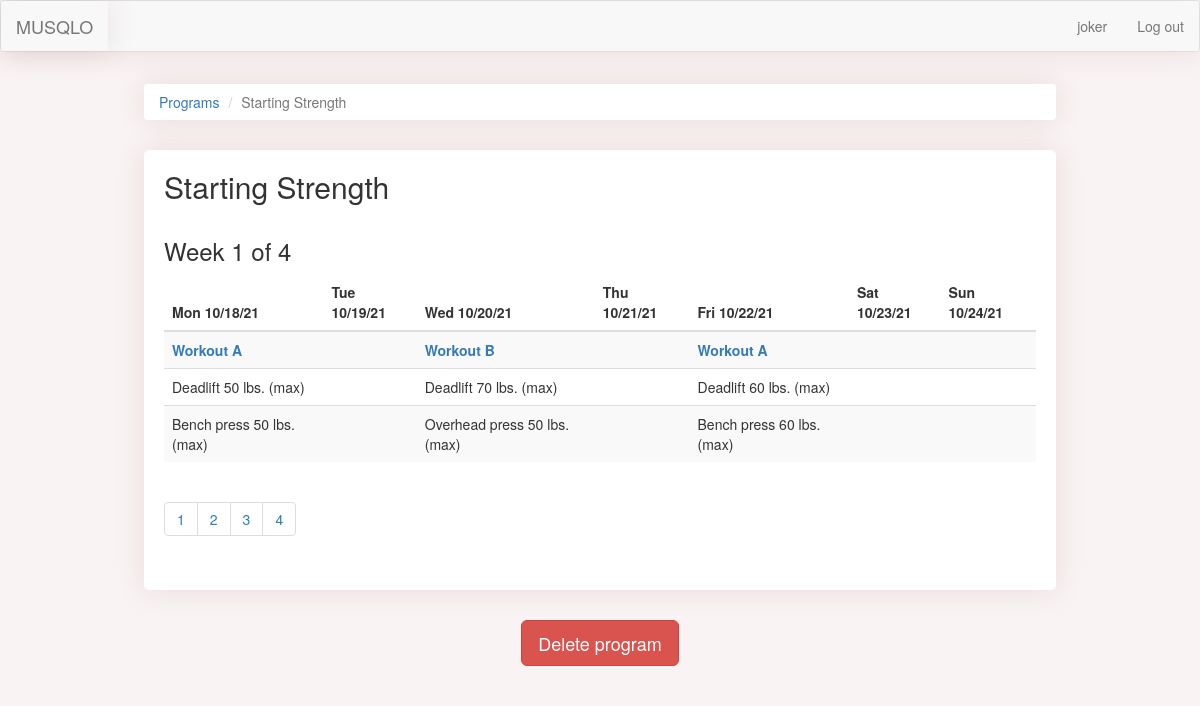
The app's page /programs/1/week/1 (signed in) with its own data.
### main.py (models this page shows)
class User(UserMixin, db.Model):
    __tablename__ = "users"
    id = Column(Integer, primary_key=True)
    email = Column(String(100), unique=True)
    password = Column(String(100))
    name = Column(String(100))
    program_templates = relationship("ProgramTemplate", back_populates="user")
    programs = relationship("Program", back_populates="user")

class Program(db.Model):
    __tablename__ = "programs"
    id = Column(Integer, primary_key=True)
    user_id = Column(Integer, ForeignKey("users.id"))
    user = relationship("User", back_populates="programs")
    name = Column(String(200), nullable=False)
    weeks = Column(Integer, nullable=False)
    workouts = relationship("Workout", back_populates="parent_program")

class Workout(db.Model):
    __tablename__ = "workouts"
    id = Column(Integer, primary_key=True)
    name = Column(String(200), nullable=False)
    week = Column(Integer, nullable=False)
    date = Column(Date, nullable=False)
    program_id = Column(Integer, ForeignKey("programs.id"))
    parent_program = relationship("Program", back_populates="workouts")
    exercises = relationship("Exercise", back_populates="parent_workout")

### main.py (the view)
@app.route("/programs/<int:program_id>/week/<int:week>", methods=["GET", "POST"])
@protect_program_week
def show_program(program_id, week):
    current_program = Program.query.get(program_id)
    earliest_workout = Workout.query.filter(Workout.parent_program == current_program, Workout.week == week).group_by(
        Workout.date).first()
    first_day_of_week = earliest_workout.date
    while first_day_of_week.weekday() != 0:
        first_day_of_week -= timedelta(1)
    days_of_the_week = [(first_day_of_week + timedelta(num)).strftime("%a %m/%d/%y") for num in range(7)]
    most_workouts_in_one_day = 0
    daily_workouts = []
    for day in range(7):
        workouts = [workout for workout in current_program.workouts if workout.week == week and workout.date.weekday() == day]
        if len(workouts) > most_workouts_in_one_day:
            most_workouts_in_one_day = len(workouts)
        daily_workouts.append(workouts)
    workout_layers = []
    for num in range(most_workouts_in_one_day):
        workout_layer = []
        for workouts in daily_workouts:
            try:
                new_workout = workouts[num]
            except IndexError:
                workout_layer.append(0)
            else:
                workout_layer.append(new_workout)
        workout_layers.append(workout_layer)
    exercise_layers = []
    for workout_layer in workout_layers:
        most_exercises_in_layer = 0
        for element in workout_layer:
            if isinstance(element, Workout):
                if len(element.exercises) > most_exercises_in_layer:
                    most_exercises_in_layer = len(element.exercises)
        exercise_layer = []
        for row_number in range(most_exercises_in_layer):
            row = []
            for day_number in range(7):
                element = workout_layer[day_number]
                if isinstance(element, Workout):
                    try:
                        new_exercise = element.exercises[row_number]
                    except IndexError:
                        row.append(0)
                    else:
                        exercise_weights = [set.weight for set in new_exercise.sets]
                        row.append(f"{new_exercise.type} {max(exercise_weights)} lbs. (max)")
                else:
                    row.append(0)
            exercise_layer.append(row)
        exercise_layers.append(exercise_layer)
    return render_template("show-program.html",
                           days_of_the_week=days_of_the_week,
                           program=current_program,
                           weeks=current_program.weeks,
                           current_week=week,
                           workout_layers=workout_layers,
                           exercise_layers=exercise_layers
                           )

### main.py (called while the page is built)
@login_manager.user_loader
def load_user(user_id):
    return User.query.get(int(user_id))

def protect_program_week(f):
    @wraps(f)
    def decorated_function(program_id, week, *args, **kwargs):
        requested_program = Program.query.get(program_id)
        if requested_program.user_id != current_user.id:
            return abort(403)
        return f(program_id, week, *args, **kwargs)
    return decorated_function

### templates/show-program.html
{% extends 'bootstrap/base.html' %}
{% block content %}
{% include "header.html" %}
<ol class="breadcrumb">
  <li><a href="{{url_for('dashboard')}}">Programs</a></li>
  <li class="active">{{program.name}}</li>
</ol>
<div class="card">
    <h2 class="card-title">{{ program.name }}</h2>
    <h3>Week {{ current_week }} of {{ weeks }}</h3>
    <div class="table-responsive">
    <table class="table table-striped">
        <thead>
            <tr>
                {% for day in days_of_the_week: %}
                <th>{{day}}</th>
                {% endfor %}
            </tr>
        </thead>
        <tbody>
        {% for n in range(workout_layers|length):%}
            <tr>
                {% for element in workout_layers[n]: %}
                    {% if element is integer: %}
                        <td></td>
                    {% else: %}
                        <td><a href=" {{ url_for('show_workout', workout_id=element.id) }}"><b>{{element.name}}</b></a></td>
                    {% endif %}
                {% endfor %}
            </tr>
            {% for row in exercise_layers[n]:%}
                <tr>
                    {% for cell in row %}
                         {% if cell is integer: %}
                            <td></td>
                        {% else: %}
                            <td>{{cell}}</td>
                        {% endif %}
                    {% endfor %}
                </tr>
            {% endfor %}
        {% endfor %}
        </tbody>
    </table>
    </div>
    <nav aria-label="Pagination">
      <ul class="pagination">
        {% for week in range(1, (weeks + 1)): %}
          <li class="page-item"><a class="page-link" href="{{url_for('show_program', program_id=program.id, week=week)}}">{{ week }}</a></li>
        {% endfor %}
      </ul>
    </nav>
</div>
<div class="text-center">
    <a href="{{url_for('delete_program', program_id=program.id)}}" class="btn btn-danger btn-lg" role="button">Delete program</a>
</div>
{% include "footer.html" %}
{% endblock %}

### templates/header.html (shortened to what this page needs)
<!DOCTYPE html>
<html lang="en">
<head>
    <link href="{{ url_for('static', filename='css/styles.css')}}" rel="stylesheet">
</head>
<body>
<nav class="navbar navbar-default" role="navigation">
  <div class="navbar-header">
    <a class="navbar-brand" href="{{url_for('home')}}">MUSQLO</a>
  </div>
  <div class="collapse navbar-collapse" id="navbar-links">
  <ul class="nav navbar-nav navbar-right">
    {% if current_user.is_authenticated: %}
    <li><a href="{{url_for('user')}}">{{ current_user.name }}</a></li>
    <li><a href="{{url_for('logout')}}">Log out</a></li>
    {% else: %}
    <li><a href="{{ url_for('login') }}">Log in</a></li>
    <li><a href="{{ url_for('register') }}">Register</a></li>
    {% endif %}
  </ul>
  </div>
</nav>
<div class="container-fluid">

### static/css/styles.css (style rules this page uses)
body { background-color: #F9F3F3; }
.container-fluid { padding: 1% 12%; }
.card { background-color: #FFFFFF; border-radius: 5px; box-shadow: 0px 0 30px rgba(112, 1, 20, 0.1); padding: 0 20px 30px; margin-bottom: 30px; }
.breadcrumb { background-color: #FFFFFF; box-shadow: 0px 0 30px rgba(112, 1, 20, 0.1); margin-bottom: 30px; }
.card-title { padding: 20px 0 15px; margin: 0 0 8px 0; }
.navbar-collapse { box-shadow: 0px 0 30px rgba(112, 1, 20, 0.1); }
.navbar-header { box-shadow: 0px 0 30px rgba(112, 1, 20, 0.1); }

### records on screen
User: name "joker"
Program: name "Starting Strength"
Workout: name "Workout A"
Workout: name "Workout B"
Workout: name "Workout A"

### other values on screen
{{ current_week }} "1"
{{ weeks }} "4"
{{ day }} "Mon 10/18/21" "Tue 10/19/21" "Wed 10/20/21" "Thu 10/21/21" "Fri 10/22/21" "Sat 10/23/21" "Sun 10/24/21"
{{ cell }} "Deadlift 50 lbs. (max)" "Deadlift 70 lbs. (max)" "Deadlift 60 lbs. (max)" "Bench press 50 lbs. (max)" "Overhead press 50 lbs. (max)" "Bench press 60 lbs. (max)"
{{ week }} "1" "2" "3" "4"
